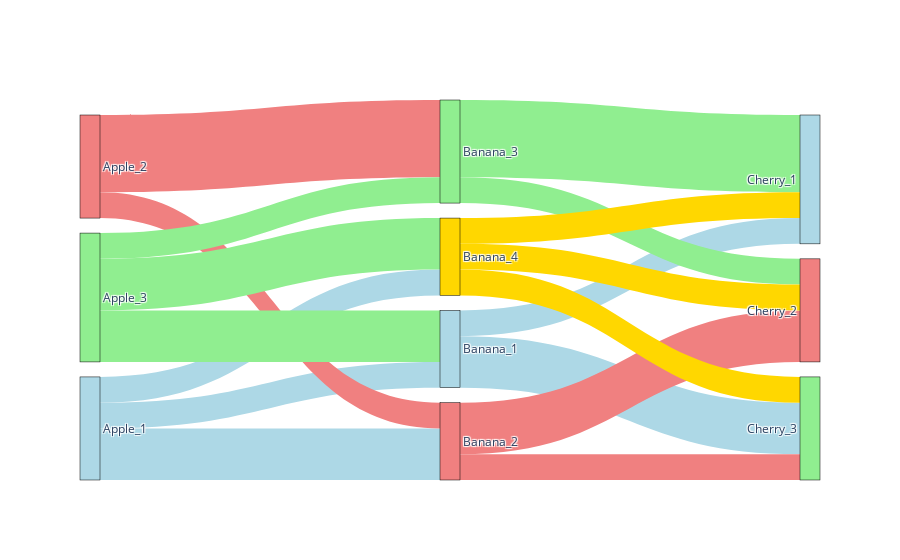

Notebook source saved alongside this figure:
### Code cell
import plotly.graph_objects as go
import numpy as np

def create_sankey(a_count, b_count, c_count, a_labels, b_labels, c_labels, ab_matrix, bc_matrix, a_colors, b_colors, c_colors):
    """
    创建桑基图，支持手动设定节点数量、名称、连接矩阵和节点颜色。

    Args:
        a_count (int): A 节点的数量。
        b_count (int): B 节点的数量。
        c_count (int): C 节点的数量。
        a_labels (list): A 节点的标签列表。
        b_labels (list): B 节点的标签列表。
        c_labels (list): C 节点的标签列表。
        ab_matrix (numpy.ndarray): A 到 B 的连接矩阵。
        bc_matrix (numpy.ndarray): B 到 C 的连接矩阵。
        a_colors (list): A 节点的颜色列表。
        b_colors (list): B 节点的颜色列表。
        c_colors (list): C 节点的颜色列表。
    """

    # 验证输入
    if len(a_labels) != a_count or len(b_labels) != b_count or len(c_labels) != c_count:
        raise ValueError("标签数量与节点数量不匹配。")
    if ab_matrix.shape != (a_count, b_count) or bc_matrix.shape != (b_count, c_count):
        raise ValueError("连接矩阵的形状不匹配。")
    if len(a_colors) != a_count or len(b_colors) != b_count or len(c_colors) != c_count:
        raise ValueError("颜色数量与节点数量不匹配。")

    # 定义节点
    labels = a_labels + b_labels + c_labels
    node_colors = a_colors + b_colors + c_colors

    # 定义连接
    source = []
    target = []
    value = []
    link_colors = []

    # 创建 A 到 B 的连接
    for i in range(a_count):
        for j in range(b_count):
            if ab_matrix[i, j] > 0:
                source.append(i)
                target.append(a_count + j)
                value.append(ab_matrix[i, j])
                link_colors.append(a_colors[i])  # 连接线颜色与源节点颜色一致

    # 创建 B 到 C 的连接
    for i in range(b_count):
        for j in range(c_count):
            if bc_matrix[i, j] > 0:
                source.append(a_count + i)
                target.append(a_count + b_count + j)
                value.append(bc_matrix[i, j])
                link_colors.append(b_colors[i])  # 连接线颜色与源节点颜色一致

    
    
    # 创建桑基图
    fig = go.Figure(data=[go.Sankey(
        node=dict(
            pad=15,
            thickness=20,
            line=dict(color="black", width=0.5),
            label=labels,
            color=node_colors
        ),
        link=dict(
            source=source,
            target=target,
            value=value,
            color=link_colors
        )
    )])

    # 显示图形
    fig.show()

# 示例数据
a_count = 3
b_count = 4
c_count = 3

a_labels = [f"Apple_{i+1}" for i in range(a_count)]
b_labels = [f"Banana_{i+1}" for i in range(b_count)]
c_labels = [f"Cherry_{i+1}" for i in range(c_count)]

ab_matrix = np.array([[1, 2, 0, 1],
                      [0, 1, 3, 0],
                      [2, 0, 1, 2]])

bc_matrix = np.array([[1, 0, 2],
                      [0, 2, 1],
                      [3, 1, 0],
                      [1, 1, 1]])

a_colors = ["lightblue", "lightcoral", "lightgreen"]
b_colors = ["lightblue","lightcoral", "lightgreen", "gold"]
c_colors = ["lightblue", "lightcoral", "lightgreen"]

# 创建桑基图
create_sankey(a_count, b_count, c_count, a_labels, b_labels, c_labels, ab_matrix, bc_matrix, a_colors, b_colors, c_colors)

### Figure 1 — Plotly figure (JSON) as saved in the notebook; plotly's stock layout.template omitted (floating-point values rounded to 4 significant figures)
{"data": [{"link": {"color": ["lightblue", "lightblue", "lightblue", "lightcoral", "lightcoral", "lightgreen", "lightgreen", "lightgreen", "lightblue", "lightblue", "lightcoral", "lightcoral", "lightgreen", "lightgreen", "gold", "gold", "gold"], "source": [0, 0, 0, 1, 1, 2, 2, 2, 3, 3, 4, 4, 5, 5, 6, 6, 6], "target": [3, 4, 6, 4, 5, 3, 5, 6, 7, 9, 8, 9, 7, 8, 7, 8, 9], "value": [1, 2, 1, 1, 3, 2, 1, 2, 1, 2, 2, 1, 3, 1, 1, 1, 1]}, "node": {"color": ["lightblue", "lightcoral", "lightgreen", "lightblue", "lightcoral", "lightgreen", "gold", "lightblue", "lightcoral", "lightgreen"], "label": ["Apple_1", "Apple_2", "Apple_3", "Banana_1", "Banana_2", "Banana_3", "Banana_4", "Cherry_1", "Cherry_2", "Cherry_3"], "line": {"color": "black", "width": 0.5}, "pad": 15, "thickness": 20}, "type": "sankey"}], "layout": {}}
